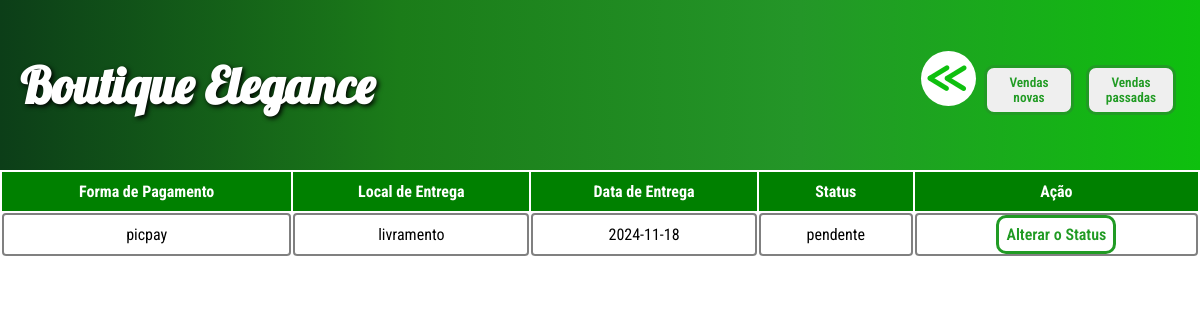
The page /vendas/listarVenda.php on the database its author committed.
### tables this page shows
CREATE TABLE `venda` (
  `id_venda` int(11) NOT NULL,
  `id_cliente_id` int(11) DEFAULT NULL,
  `pagamento` varchar(40) DEFAULT NULL,
  `entrega` varchar(120) DEFAULT NULL,
  `data` date DEFAULT NULL,
  `status` varchar(20) DEFAULT NULL
);

### class/venda.DAO.class.php (called while the page is built, shortened)
<?php
class vendaDAO{
    public function __construct() {
        $this->conexao =
			new PDO("mysql:host=localhost; dbname=bancoSD","root", "");
    }
public function listar(){
    $sql = $this->conexao->prepare("SELECT * FROM venda");
    $sql->execute();
    return $sql->fetchAll();
}
}
?>

### vendas/listarVenda.php (the view, shortened to what this page needs)
<?php
include_once "../class/venda.DAO.class.php";
$objVendaDAO = new vendaDAO();
if(isset($_GET['novas'])){
    $retorno = $objVendaDAO->listarNovas();
}elseif(isset($_GET['antigas'])){
    $retorno = $objVendaDAO->listarAntigas();
}else
    $retorno = $objVendaDAO->listar();
    ?>
    <html lang="pt">
<head>
    <link rel="stylesheet" href="../CSS/style.css">
</head>
<body>
    <header>
        <div>
            <h1 id="titulo">Boutique Elegance</h1>
        </div>
        <div id="div-botão-header">
            <button style="cursor: pointer;"  href="indexadm.php" id="voltar" onclick="window.location.href='../usuarios/adm/indexadm2.php'"><img src="../img-utilitarios/voltar.png"></button>
            <button class="btn-op" onclick="window.location.href='listarVenda.php?novas'">Vendas novas</button>
            <button class="btn-op" onclick="window.location.href='listarVenda.php?antigas'">Vendas passadas</button>
        </div>
    </header>
    <div class="container-geral">
    <table class="table-listar" style="width: 100%; text-align: center;">
        <thead>
            <tr class="table-head">
                <th class="th-son">Forma de Pagamento</th>
                <th class="th-son">Local de Entrega</th>
                <th class="th-son">Data de Entrega</th>
                <th class="th-son">Status</th>
                <th class="th-son">Ação</th>
            </tr>
        </thead>
        <tbody>
            <?php foreach($retorno as $linha){ ?>
            <tr class="table-bd">
                <td class="tb-son"><?=$linha["pagamento"]?></td>
                <td  class="tb-son"><?=$linha["entrega"]?></td>
                <td  class="tb-son"><?=$linha["data"]?></td>
                <td  class="tb-son"><?=$linha["status"]?></td>
                <td  class="tb-son">
                    <a class="btn-op" href="alterarStatus.php?id=<?=$linha['id_venda']?>">Alterar o Status</a>
                </td>
            </tr>
            <?php } ?>
        </tbody>
    </table>
</div>

### CSS/style.css (style rules this page uses)
:root { --verdep: #219b24; }
body { height: 100%; margin: 0; }
header { display: flex; justify-content: space-between; align-items: center; background-image: linear-gradient(to right, rgb(12, 62, 24),rgb(27, 124, 25),rgb(36, 150, 40),rgb(14, 192, 14)); padding: 20px; }
#titulo { font-family: "lobster"; color: rgb(255, 255, 255); font-size: 50px; text-shadow: 2px 2px 5px rgb(0, 0, 0); }
.btn-op { border-radius: 10px; font-family: "roboto condensed"; color: var(--verdep); text-decoration: none; padding: 7px; width: 90px; font-weight: 600; text-align: center; border: 3px solid var(--verdep); margin: 4px; }
#voltar { background-color: white; padding: 4px; border: none; border-radius: 50%; }

### vendas/listarVenda.php (style rules this page uses)
.table-head { font-family: roboto condensed; }
.table-bd { font-family: roboto condensed; }
.th-son { background-color: green; color: white; padding: 10px; }
.tb-son { padding: 10px; border: 2px solid grey; border-radius: 4px; }

### rows shown on the page
venda: pagamento "picpay", entrega "livramento", data "2024-11-18", status "pendente"
